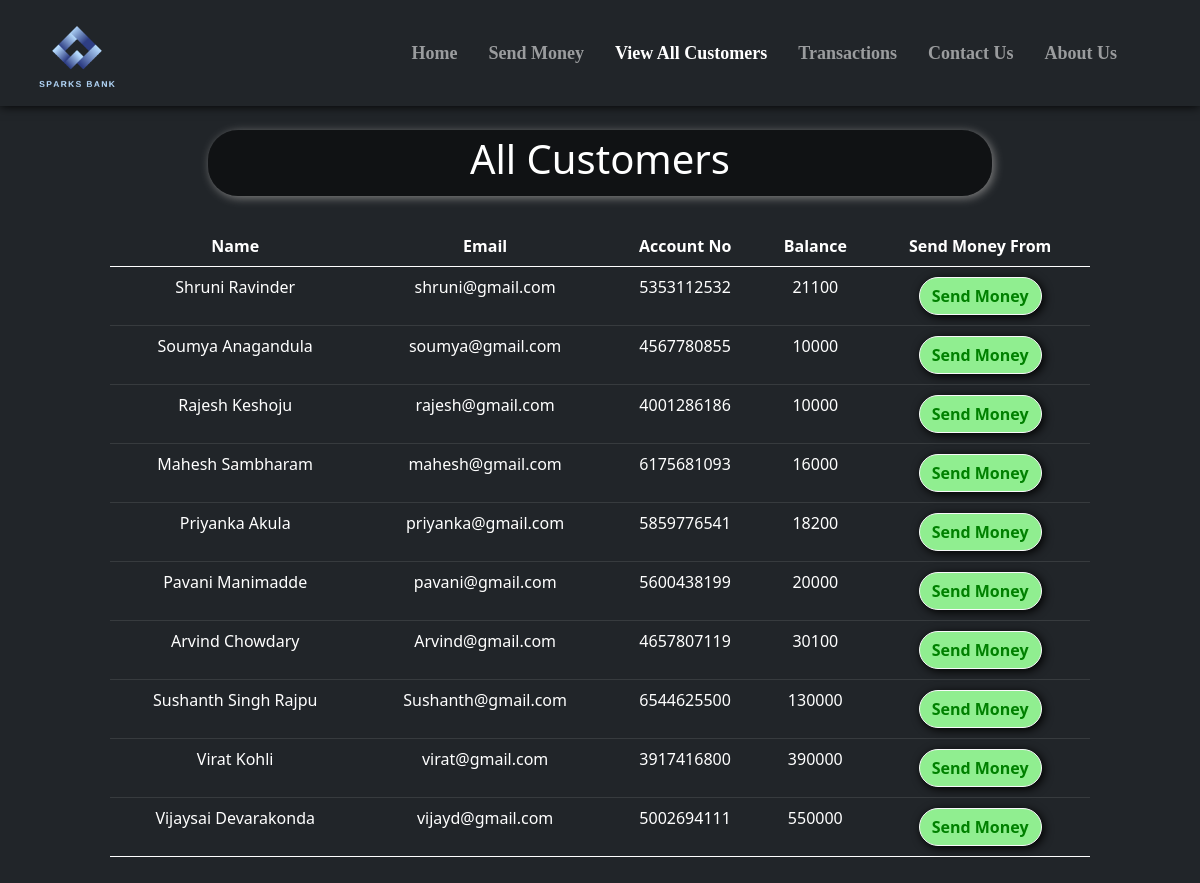
/all_cust.php, run on the app's committed database.
### tables this page shows
CREATE TABLE `users` (
  `sr` int(11) NOT NULL,
  `name` varchar(20) NOT NULL,
  `email` varchar(20) NOT NULL,
  `accno` varchar(10) NOT NULL,
  `blc` bigint(20) NOT NULL
);

### all_cust.php (the view, shortened to what this page needs)
<!doctype html>
<html lang="en">
<head>
    <link href="https://cdn.jsdelivr.net/npm/bootstrap@5.0.2/dist/css/bootstrap.min.css" rel="stylesheet"
>
    <link rel="stylesheet" href="https://cdnjs.cloudflare.com/ajax/libs/font-awesome/5.15.3/css/all.min.css"
 />
</head>
<body style="background-color:#212529;">
    <?php include 'spin.php'; ?>
    <nav class="navbar navbar-expand-lg navbar-dark bg-dark fixed fixed-top"
        style="font-family:candara; font-size:18px; box-shadow: 0px 0px 10px 0px black;">
        <div class="container-fluid">
            <a href="index.php"><img src="statics\logo.png" alt=""
                    style="height: 80px; margin-left:25px; margin-top:10px;"></a>
        </div>
        <div class="collapse navbar-collapse" id="navbarSupportedContent">
            <b>
                <ul class="navbar-nav ">
                    <li class="nav-item nav-links" style="margin-left:15px;">
                        <a class="nav-link text-nowrap" aria-current="page" href="index.php">Home</a>
                    </li>
                    <li class="nav-item" style="margin-left:15px; ">
                        <a class="nav-link text-nowrap" href="send_money.php">Send Money</a>
                    </li>
                    <li class="nav-item" style="margin-left:15px;">
                        <a class="nav-link text-nowrap active" href="all_cust.php">View All Customers</a>
                    </li>
                    <li class="nav-item" style="margin-left:15px;">
                        <a class="nav-link text-nowrap" href="transactions.php">Transactions</a>
                    </li>
                    <li class="nav-item" style="margin-left:15px;">
                        <a class="nav-link text-nowrap" href="contact_us.php">Contact Us</a>
                    </li>
                    <li class="nav-item" style="margin-left:15px; margin-right:75px;">
                        <a class="nav-link text-nowrap" href="about_us.php">About Us</a>
                    </li>
                </ul>
            </b>
        </div>
    </nav>
    <center>
        <div class="container" style="margin-top: 10%; padding:10px 80px 10px 80px; ">
            <div
                style="width:80%; background-color:rgba(0,0,0,.5); padding:5px 5px 5px 5px; border-radius:30px; box-shadow: 2px 2px 10px gray;">
                <h1 style=" color:white;">All Customers</h1>
            </div>
            <?php
    $conn = mysqli_connect($servername, $username, $password, $database);
    if(!$conn){
        die("Connection not established: ".mysqli_connect_error());
    }else{
        $sql = "SELECT * FROM `users`";
        $result = mysqli_query($conn, $sql);
?>
            <table class="table table-dark" style="margin-top: 30px;">
                <thead>
                    <tr>
                        <th scope="col">Name</th>
                        <th scope="col">Email</th>
                        <th scope="col">Account No</th>
                        <th scope="col">Balance</th>
                        <th scope="col">Send Money From</th>
                    </tr>
                </thead>
                <?php
echo "<tbody>";
        while($row = mysqli_fetch_assoc($result)){
        echo    '
            <tr>
              <td>'.$row['name'].'</td>
              <td>'.$row['email'].'</td>
              <td>'.$row['accno'].'</td>
              <td>'.$row['blc'].'</td>
              <td style="padding:10px 10px 10px 10px">
              <a href="send_money.php?reads='.$row['accno'].'"
              <button type="button" class="btn mybtn btn-outline-light">Send Money</button>
              </a>
              </td>
            </tr>';
    }
    }
    echo "</tbody>";
?>
        </div>
    </center>
</body>
</html>

### spin.php (shortened to what this page needs)
<html>
<head>
<link rel="stylesheet" href="https://cdnjs.cloudflare.com/ajax/libs/font-awesome/5.15.3/css/all.min.css" />
</head>
<body>
    </body>
</html>

### all_cust.php (style rules this page uses)
th, td { text-align: center; }
.mybtn { box-shadow: 2px 2px 10px black; border-radius: 30px; font-weight: bold; background-color: lightgreen; color: green; }

### data on the page
users: name "Shruni Ravinder", email "shruni@gmail.com", accno "5353112532", blc "21100"
users: name "Soumya Anagandula", email "soumya@gmail.com", accno "4567780855", blc "10000"
users: name "Rajesh Keshoju", email "rajesh@gmail.com", accno "4001286186", blc "10000"
users: name "Mahesh Sambharam", email "mahesh@gmail.com", accno "6175681093", blc "16000"
users: name "Priyanka Akula", email "priyanka@gmail.com", accno "5859776541", blc "18200"
users: name "Pavani Manimadde", email "pavani@gmail.com", accno "5600438199", blc "20000"
users: name "Arvind Chowdary", email "Arvind@gmail.com", accno "4657807119", blc "30100"
users: name "Sushanth Singh Rajpu", email "Sushanth@gmail.com", accno "6544625500", blc "130000"
users: name "Virat Kohli", email "virat@gmail.com", accno "3917416800", blc "390000"
users: name "Vijaysai Devarakonda", email "vijayd@gmail.com", accno "5002694111", blc "550000"
